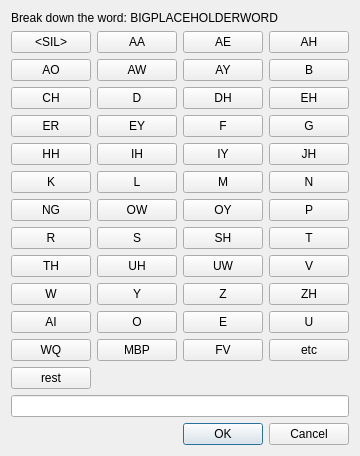
<?xml version="1.0" encoding="UTF-8"?>
<ui version="4.0">
 <class>BreakdownDialog</class>
 <widget class="QDialog" name="BreakdownDialog">
  <property name="windowModality">
   <enum>Qt::NonModal</enum>
  </property>
  <property name="geometry">
   <rect>
    <x>0</x>
    <y>0</y>
    <width>338</width>
    <height>424</height>
   </rect>
  </property>
  <property name="sizePolicy">
   <sizepolicy hsizetype="Preferred" vsizetype="Preferred">
    <horstretch>0</horstretch>
    <verstretch>0</verstretch>
   </sizepolicy>
  </property>
  <property name="windowTitle">
   <string>Unknown Word</string>
  </property>
  <property name="sizeGripEnabled">
   <bool>false</bool>
  </property>
  <property name="modal">
   <bool>false</bool>
  </property>
  <layout class="QVBoxLayout" name="verticalLayout">
   <property name="sizeConstraint">
    <enum>QLayout::SetFixedSize</enum>
   </property>
   <item>
    <widget class="QLabel" name="wordLabel">
     <property name="text">
      <string>Break down the word: BIGPLACEHOLDERWORD</string>
     </property>
    </widget>
   </item>
   <item>
    <layout class="QGridLayout" name="gridLayout">
     <item row="1" column="1">
      <widget class="QPushButton" name="aaBut">
       <property name="text">
        <string>AA</string>
       </property>
      </widget>
     </item>
     <item row="2" column="1">
      <widget class="QPushButton" name="awBut">
       <property name="text">
        <string>AW</string>
       </property>
      </widget>
     </item>
     <item row="4" column="0">
      <widget class="QPushButton" name="erBut">
       <property name="text">
        <string>ER</string>
       </property>
      </widget>
     </item>
     <item row="12" column="2">
      <widget class="QPushButton" name="eBut">
       <property name="text">
        <string>E</string>
       </property>
      </widget>
     </item>
     <item row="3" column="0">
      <widget class="QPushButton" name="chBut">
       <property name="text">
        <string>CH</string>
       </property>
      </widget>
     </item>
     <item row="1" column="3">
      <widget class="QPushButton" name="ahBut">
       <property name="text">
        <string>AH</string>
       </property>
      </widget>
     </item>
     <item row="5" column="2">
      <widget class="QPushButton" name="iyBut">
       <property name="text">
        <string>IY</string>
       </property>
      </widget>
     </item>
     <item row="9" column="1">
      <widget class="QPushButton" name="uhBut">
       <property name="text">
        <string>UH</string>
       </property>
      </widget>
     </item>
     <item row="3" column="3">
      <widget class="QPushButton" name="ehBut">
       <property name="text">
        <string>EH</string>
       </property>
      </widget>
     </item>
     <item row="12" column="0">
      <widget class="QPushButton" name="aiBut">
       <property name="text">
        <string>AI</string>
       </property>
      </widget>
     </item>
     <item row="8" column="1">
      <widget class="QPushButton" name="sBut">
       <property name="text">
        <string>S</string>
       </property>
      </widget>
     </item>
     <item row="6" column="3">
      <widget class="QPushButton" name="nBut">
       <property name="text">
        <string>N</string>
       </property>
      </widget>
     </item>
     <item row="6" column="0">
      <widget class="QPushButton" name="kBut">
       <property name="text">
        <string>K</string>
       </property>
      </widget>
     </item>
     <item row="8" column="0">
      <widget class="QPushButton" name="rBut">
       <property name="text">
        <string>R</string>
       </property>
      </widget>
     </item>
     <item row="5" column="3">
      <widget class="QPushButton" name="jhBut">
       <property name="text">
        <string>JH</string>
       </property>
      </widget>
     </item>
     <item row="7" column="1">
      <widget class="QPushButton" name="owBut">
       <property name="text">
        <string>OW</string>
       </property>
      </widget>
     </item>
     <item row="6" column="2">
      <widget class="QPushButton" name="mBut">
       <property name="text">
        <string>M</string>
       </property>
      </widget>
     </item>
     <item row="3" column="2">
      <widget class="QPushButton" name="dhBut">
       <property name="text">
        <string>DH</string>
       </property>
      </widget>
     </item>
     <item row="2" column="2">
      <widget class="QPushButton" name="ayBut">
       <property name="text">
        <string>AY</string>
       </property>
      </widget>
     </item>
     <item row="6" column="1">
      <widget class="QPushButton" name="lBut">
       <property name="text">
        <string>L</string>
       </property>
      </widget>
     </item>
     <item row="9" column="3">
      <widget class="QPushButton" name="vBut">
       <property name="text">
        <string>V</string>
       </property>
      </widget>
     </item>
     <item row="7" column="2">
      <widget class="QPushButton" name="oyBut">
       <property name="text">
        <string>OY</string>
       </property>
      </widget>
     </item>
     <item row="8" column="3">
      <widget class="QPushButton" name="tBut">
       <property name="text">
        <string>T</string>
       </property>
      </widget>
     </item>
     <item row="8" column="2">
      <widget class="QPushButton" name="shBut">
       <property name="text">
        <string>SH</string>
       </property>
      </widget>
     </item>
     <item row="12" column="1">
      <widget class="QPushButton" name="oBut">
       <property name="text">
        <string>O</string>
       </property>
      </widget>
     </item>
     <item row="9" column="0">
      <widget class="QPushButton" name="thBut">
       <property name="text">
        <string>TH</string>
       </property>
      </widget>
     </item>
     <item row="4" column="3">
      <widget class="QPushButton" name="gBut">
       <property name="text">
        <string>G</string>
       </property>
      </widget>
     </item>
     <item row="9" column="2">
      <widget class="QPushButton" name="uwBut">
       <property name="text">
        <string>UW</string>
       </property>
      </widget>
     </item>
     <item row="2" column="0">
      <widget class="QPushButton" name="aoBut">
       <property name="text">
        <string>AO</string>
       </property>
      </widget>
     </item>
     <item row="1" column="0">
      <widget class="QPushButton" name="silBut">
       <property name="text">
        <string>&lt;SIL&gt;</string>
       </property>
      </widget>
     </item>
     <item row="5" column="0">
      <widget class="QPushButton" name="hhBut">
       <property name="text">
        <string>HH</string>
       </property>
      </widget>
     </item>
     <item row="7" column="0">
      <widget class="QPushButton" name="ngBut">
       <property name="text">
        <string>NG</string>
       </property>
      </widget>
     </item>
     <item row="2" column="3">
      <widget class="QPushButton" name="bBut">
       <property name="text">
        <string>B</string>
       </property>
      </widget>
     </item>
     <item row="7" column="3">
      <widget class="QPushButton" name="pBut">
       <property name="text">
        <string>P</string>
       </property>
      </widget>
     </item>
     <item row="4" column="2">
      <widget class="QPushButton" name="fBut">
       <property name="text">
        <string>F</string>
       </property>
      </widget>
     </item>
     <item row="3" column="1">
      <widget class="QPushButton" name="dBut">
       <property name="text">
        <string>D</string>
       </property>
      </widget>
     </item>
     <item row="5" column="1">
      <widget class="QPushButton" name="ihBut">
       <property name="text">
        <string>IH</string>
       </property>
      </widget>
     </item>
     <item row="4" column="1">
      <widget class="QPushButton" name="eyBut">
       <property name="text">
        <string>EY</string>
       </property>
      </widget>
     </item>
     <item row="1" column="2">
      <widget class="QPushButton" name="aeBut">
       <property name="text">
        <string>AE</string>
       </property>
      </widget>
     </item>
     <item row="10" column="0">
      <widget class="QPushButton" name="wBut">
       <property name="text">
        <string>W</string>
       </property>
      </widget>
     </item>
     <item row="10" column="1">
      <widget class="QPushButton" name="yBut">
       <property name="text">
        <string>Y</string>
       </property>
      </widget>
     </item>
     <item row="10" column="2">
      <widget class="QPushButton" name="zBut">
       <property name="text">
        <string>Z</string>
       </property>
      </widget>
     </item>
     <item row="10" column="3">
      <widget class="QPushButton" name="zhBut">
       <property name="text">
        <string>ZH</string>
       </property>
      </widget>
     </item>
     <item row="12" column="3">
      <widget class="QPushButton" name="uBut">
       <property name="text">
        <string>U</string>
       </property>
      </widget>
     </item>
     <item row="14" column="0">
      <widget class="QPushButton" name="wqBut">
       <property name="text">
        <string>WQ</string>
       </property>
      </widget>
     </item>
     <item row="14" column="1">
      <widget class="QPushButton" name="mbpBut">
       <property name="text">
        <string>MBP</string>
       </property>
      </widget>
     </item>
     <item row="14" column="2">
      <widget class="QPushButton" name="fvBut">
       <property name="text">
        <string>FV</string>
       </property>
      </widget>
     </item>
     <item row="14" column="3">
      <widget class="QPushButton" name="etcBut">
       <property name="text">
        <string>etc</string>
       </property>
      </widget>
     </item>
     <item row="15" column="0">
      <widget class="QPushButton" name="restBut">
       <property name="text">
        <string>rest</string>
       </property>
      </widget>
     </item>
    </layout>
   </item>
   <item>
    <widget class="QLineEdit" name="breakdownEdit"/>
   </item>
   <item>
    <widget class="QDialogButtonBox" name="buttonBox">
     <property name="orientation">
      <enum>Qt::Horizontal</enum>
     </property>
     <property name="standardButtons">
      <set>QDialogButtonBox::Cancel|QDialogButtonBox::Ok</set>
     </property>
    </widget>
   </item>
  </layout>
 </widget>
 <resources/>
 <connections>
  <connection>
   <sender>buttonBox</sender>
   <signal>accepted()</signal>
   <receiver>BreakdownDialog</receiver>
   <slot>accept()</slot>
   <hints>
    <hint type="sourcelabel">
     <x>224</x>
     <y>185</y>
    </hint>
    <hint type="destinationlabel">
     <x>157</x>
     <y>206</y>
    </hint>
   </hints>
  </connection>
  <connection>
   <sender>buttonBox</sender>
   <signal>rejected()</signal>
   <receiver>BreakdownDialog</receiver>
   <slot>reject()</slot>
   <hints>
    <hint type="sourcelabel">
     <x>292</x>
     <y>191</y>
    </hint>
    <hint type="destinationlabel">
     <x>286</x>
     <y>206</y>
    </hint>
   </hints>
  </connection>
 </connections>
</ui>
